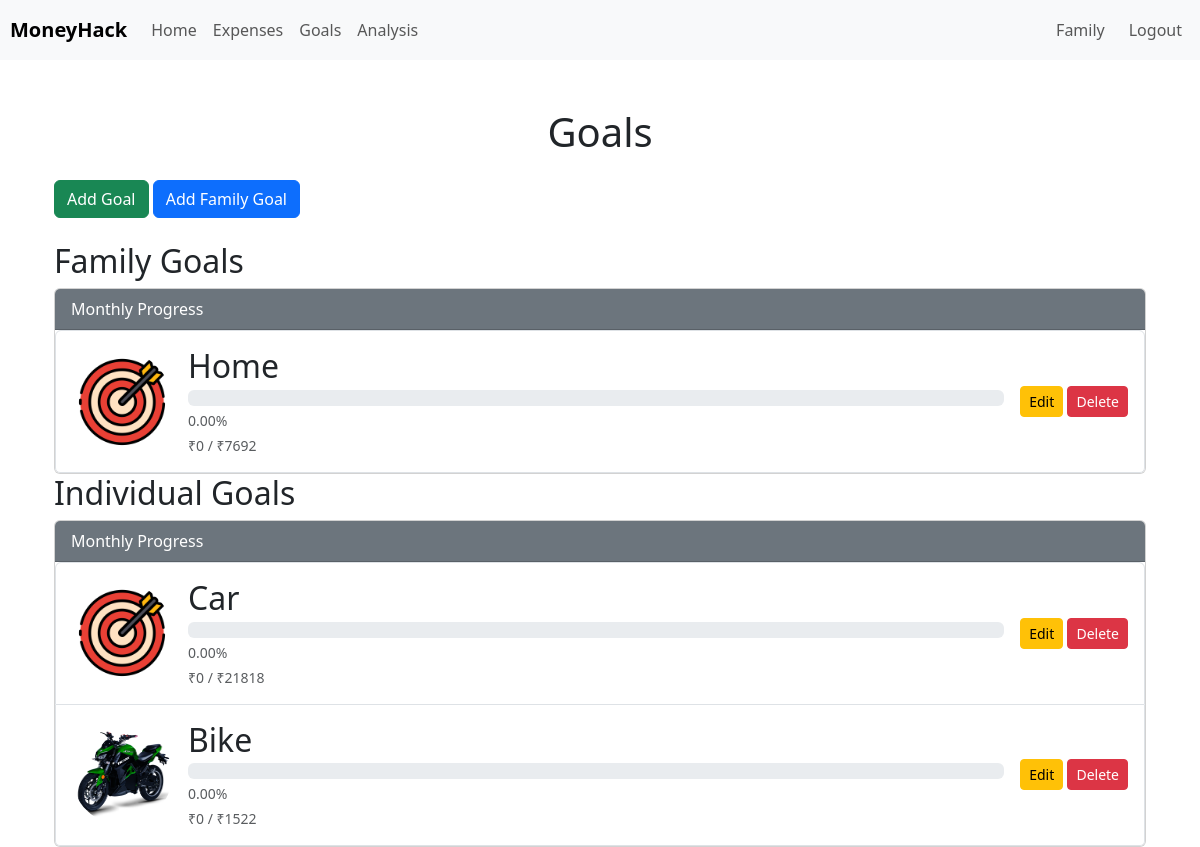
/goals/ (signed in), run on the app's committed database.
### goals/models.py (models this page shows, shortened)
class FamilyGoal(models.Model):
    family = models.ForeignKey(Family, on_delete=models.CASCADE)
    title = models.CharField(max_length=200)
    target_amount = models.DecimalField(max_digits=10, decimal_places=2)
    weightage = models.DecimalField(
        max_digits=5,
        decimal_places=3,
        validators=[
            MinValueValidator(Decimal('0')),
            MaxValueValidator(Decimal('100'))
        ],
        help_text="Discount percentage (0-100)",
        default=0
    )
    due_date = models.DateField()
    icon = models.ImageField(upload_to='goal_icons/', default='../static/images/default_goal.png', null=True, blank=True)

class Goal(models.Model):
    user = models.ForeignKey(User, on_delete=models.CASCADE, null=True, blank=True)
    title = models.CharField(max_length=200)
    target_amount = models.DecimalField(max_digits=10, decimal_places=2)
    weightage = models.DecimalField(
        max_digits=5,
        decimal_places=3,
        validators=[
            MinValueValidator(Decimal('0')),
            MaxValueValidator(Decimal('100'))
        ],
        help_text="Discount percentage (0-100)",
        default=0
    )
    due_date = models.DateField()
    icon = models.ImageField(upload_to='goal_icons/', default='../static/images/default_goal.png', null=True, blank=True)

### goals/views.py (the view)
# urls.py: path('', views.goals, name='goals'),
@login_required
def goals(request):
    goals = Goal.objects.filter(user=request.user)
    family_goals = FamilyGoal.objects.filter(family__admins=request.user)
    now = timezone.now()
    start_of_month = now.replace(day=1, hour=0, minute=0, second=0, microsecond=0)
    end_of_month = (start_of_month + timedelta(days=32)).replace(day=1) - timedelta(seconds=1)
    total_income = Transaction.objects.filter(
        user=request.user,
        date__gte=start_of_month,
        date__lte=end_of_month,
        transaction_type='incoming'
    ).aggregate(total=Sum('amount'))['total'] or 0
    total_expenses = Transaction.objects.filter(
        user=request.user,
        date__gte=start_of_month,
        date__lte=end_of_month,
        transaction_type='outgoing'
    ).aggregate(total=Sum('amount'))['total'] or 0
    total_savings = total_income - total_expenses
    for goal in goals:
        months_remaining = (goal.due_date.year - now.year) * 12 + goal.due_date.month - now.month
        if months_remaining > 0:
            goal.monthly_target = goal.target_amount / months_remaining
        else:
            goal.monthly_target = goal.target_amount  # If due date is in the past or current month
    for family_goal in family_goals:
        months_remaining = (family_goal.due_date.year - now.year) * 12 + family_goal.due_date.month - now.month
        if months_remaining > 0:
            family_goal.monthly_target = family_goal.target_amount / months_remaining
        else:
            family_goal.monthly_target = family_goal.target_amount  # If due date is in the past or current month
    total_weightage = Goal.objects.filter(user=request.user).aggregate(total=Sum('weightage'))['total'] or 0
    if request.method == 'POST':
        if 'add_goal' in request.POST:
            form = GoalForm(request.POST, request.FILES)
            if form.is_valid():
                if form.cleaned_data.get('weightage') + total_weightage > 100:
                    messages.error(request, 'The total weightage of all goals cannot exceed 100%.')
                    return redirect('goals')
                goal = form.save(commit=False)
                goal.user = request.user
                goal.save()
                return redirect('goals')
            else:
                for field, errors in form.errors.items():
                    for error in errors:
                        messages.error(request, f"Error in {field}: {error}")
        elif 'add_family_goal' in request.POST:
            family_form = FamilyGoalForm(request.POST, request.FILES)
            if family_form.is_valid():
                family_goal = family_form.save(commit=False)
                try:
                    family_goal.family = request.user.family_admin.family
                except User.family_admin.RelatedObjectDoesNotExist:
                    messages.error(request, 'You are not an admin of any family.')
                    return redirect('goals')
                family_goal.save()
                return redirect('goals')
            else:
                for field, errors in family_form.errors.items():
                    for error in errors:
                        messages.error(request, f"Error in {field}: {error}")
    else:
        form = GoalForm()
        family_form = FamilyGoalForm()
    return render(request, 'goals.html', {
        'goals': goals,
        'family_goals': family_goals,
        'form': form,
        'family_form': family_form,
        'current_savings': total_savings
    })

### templates/goals.html (shortened to what this page needs)
{% extends "base.html" %}
{% load static %}
{% block content %}
{% load mathfilters %}
<div class="container mt-5">
    <div class="col-md-12">
        <h1 class="text-center mb-4">Goals</h1>
        <button class="btn btn-success mb-4" type="button" data-bs-toggle="collapse" data-bs-target="#addGoalForm" aria-expanded="false" aria-controls="addGoalForm">
            Add Goal
        </button>
        {% if user.member_of_family.exists or user.admin_of_family.exists %}
        <button class="btn btn-primary mb-4" type="button" data-bs-toggle="collapse" data-bs-target="#addFamilyGoalForm" aria-expanded="false" aria-controls="addFamilyGoalForm">
            Add Family Goal
        </button>
        {% endif %}
        {% if user.member_of_family.exists or user.admin_of_family.exists %}
        <h2>Family Goals</h2>
        <div class="card">
            <div class="card-header bg-secondary text-white">
                Monthly Progress
            </div>
            <div class="list-group">
                {% for goal in family_goals %}
                <div class="list-group-item p-3">
                    <div class="d-flex align-items-center">
                        {% if goal.icon %}
                        <img src="{{ goal.icon.url }}" alt="{{ goal.title }} icon" class="goal-icon rounded-circle me-3" style="width: 100px; height: 100px;" />
                        {% else %}
                        <img src="{% static 'images/default_goal.png' %}" alt="Default icon" class="goal-icon rounded-circle me-3" style="width: 100px; height: 100px;" />
                        {% endif %}
                        <div class="flex-grow-1 me-3">
                            <h2 class="mb-1">{{goal.title}}</h2>
                            {% with progress=current_savings|mul:goal.weightage|div:goal.monthly_target%}
                            <div class="progress">
                            </div>
                            <small class="text-muted mt-1 d-block">{{ progress|floatformat:2 }}%</small>
                            <small class="text-muted mt-1 d-block">₹{{ current_savings|mul:goal.weightage|div:100|floatformat:0 }} / ₹{{ goal.monthly_target|floatformat:0 }}</small>
                            {% endwith %}
                        </div>
                        <div>
                            <a href="{% url 'edit_family_goal' goal.id %}" class="btn btn-warning btn-sm">Edit</a>
                            <a href="{% url 'delete_family_goal' goal.id %}" class="btn btn-danger btn-sm">Delete</a>
                        </div>
                    </div>
                </div>
                {% endfor %}
            </div>
        </div>
        {% endif %}
        <h2>Individual Goals</h2>
        <div class="card">
            <div class="card-header bg-secondary text-white">
                Monthly Progress
            </div>
            <div class="list-group">
                {% for goal in goals %}
                <div class="list-group-item p-3">
                    <div class="d-flex align-items-center">
                        {% if goal.icon %}
                        <img src="{{ goal.icon.url }}" alt="{{ goal.title }} icon" class="goal-icon rounded-circle me-3" style="width: 100px; height: 100px;" />
                        {% else %}
                        <img src="{% static 'images/default_goal.png' %}" alt="Default icon" class="goal-icon rounded-circle me-3" style="width: 100px; height: 100px;" />
                        {% endif %}
                        <div class="flex-grow-1 me-3">
                            <h2 class="mb-1">{{goal.title}}</h2>
                            {% with progress=current_savings|mul:goal.weightage|div:goal.monthly_target%}
                            <div class="progress">
                            </div>
                            <small class="text-muted mt-1 d-block">{{ progress|floatformat:2 }}%</small>
                            <small class="text-muted mt-1 d-block">₹{{ current_savings|mul:goal.weightage|div:100|floatformat:0 }} / ₹{{ goal.monthly_target|floatformat:0 }}</small>
                            {% endwith %}
                        </div>
                        <div>
                            <a href="{% url 'edit_goal' goal.id %}" class="btn btn-warning btn-sm">Edit</a>
                            <a href="{% url 'delete_goal' goal.id %}" class="btn btn-danger btn-sm">Delete</a>
                        </div>
                    </div>
                </div>
                {% endfor %}
            </div>
        </div>
    </div>
</div>
{% endblock %}

### data on the page
FamilyGoal: icon (placeholder picture), title "Home", progress "0.00", weightage "0", monthly_target "7692"
Goal: icon (placeholder picture), title "Car", progress "0.00", weightage "0", monthly_target "21818"
Goal: icon (picture), title "Bike", progress "0.00", weightage "0", monthly_target "1522"
